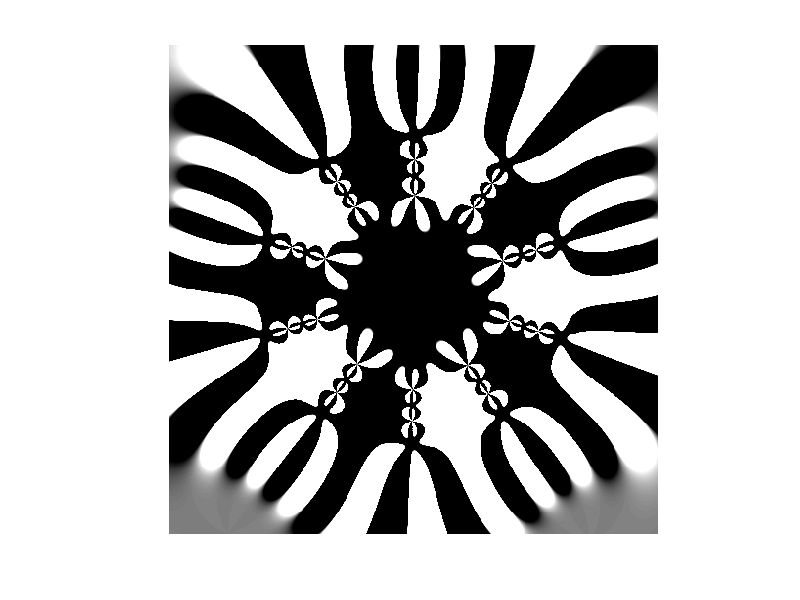

The MATLAB source for this figure:
%matlab doodle
%coloring book of complex function representations, Barnes
s=500;
I=zeros(s,s);
w=4;
for h=1:s
    for k=1:s
        z=((k-s/2)-i*(h-s/2))*w/s;
        for r=1:4
            p=z^5;
            z=(p+1)/(p-1+0.1*i);
        end
        r=real(w);
        a=0.0001*r^2;
        if(real(z)>0)
            I(h,k)=1;
        end
        I(h,k)=0.5+100*real(z);
    end
end
imshow(I)
%imwrite(I,"pentarat.jpg")